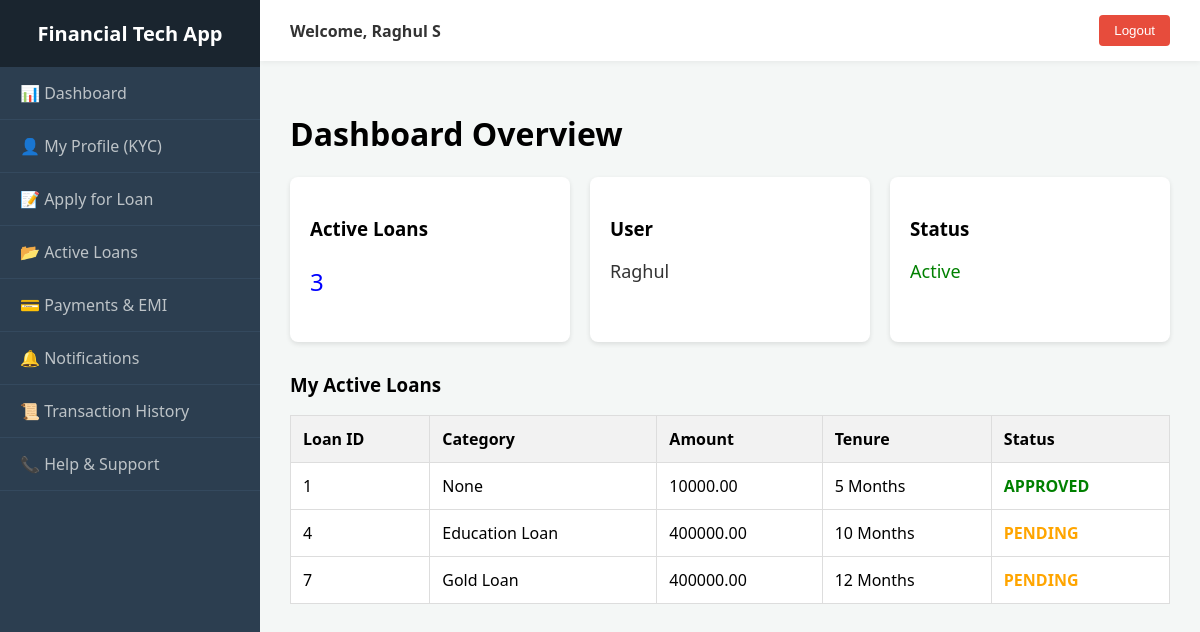
The page /dashboard/ (signed in) on the database its author committed.
### loans/models.py (models this page shows, shortened)
class Loan(models.Model):
    STATUS_CHOICES = (
        ('pending', 'Pending Approval'),
        ('approved', 'Active'),
        ('rejected', 'Rejected'),
        ('closed', 'Closed'),
    )
    borrower = models.ForeignKey(User, on_delete=models.CASCADE)
    category = models.ForeignKey(LoanCategory, on_delete=models.PROTECT, null=True)
    amount = models.DecimalField(max_digits=10, decimal_places=2)
    tenure_months = models.IntegerField()
    status = models.CharField(max_length=20, choices=STATUS_CHOICES, default='pending')
    applied_at = models.DateTimeField(auto_now_add=True)

class LoanCategory(models.Model):
    name = models.CharField(max_length=50)
    interest_rate = models.DecimalField(max_digits=5, decimal_places=2)
    max_amount = models.DecimalField(max_digits=12, decimal_places=2)
    def __str__(self):
        return self.name

### loans/views.py (the view)
# urls.py: path('dashboard/', views.dashboard, name='dashboard'),
@login_required
def dashboard(request):
    loans = Loan.objects.filter(borrower=request.user)
    return render(request, 'dashboard.html', {'loans': loans})

### templates/dashboard.html
{% extends 'base_dashboard.html' %}
{% block content %}
    <h1>Dashboard Overview</h1>
    <div style="display: flex; gap: 20px; margin-bottom: 30px;">
        <div style="background: white; padding: 20px; flex: 1; border-radius: 8px; box-shadow: 0 2px 5px rgba(0,0,0,0.1);">
            <h3>Active Loans</h3>
            <p style="font-size: 24px; color: blue;">{{ loans.count }}</p>
        </div>
        <div style="background: white; padding: 20px; flex: 1; border-radius: 8px; box-shadow: 0 2px 5px rgba(0,0,0,0.1);">
            <h3>User</h3>
            <p style="font-size: 18px; color: #333;">{{ user.username }}</p>
        </div>
        <div style="background: white; padding: 20px; flex: 1; border-radius: 8px; box-shadow: 0 2px 5px rgba(0,0,0,0.1);">
            <h3>Status</h3>
            <p style="font-size: 18px; color: green;">Active</p>
        </div>
    </div>
    <h3>My Active Loans</h3>
    {% if loans %}
        <table border="1" style="width: 100%; border-collapse: collapse; background: white; border-color: #ddd;">
            <thead>
                <tr style="background-color: #f2f2f2;">
                    <th style="padding: 12px; text-align: left;">Loan ID</th>
                    <th style="padding: 12px; text-align: left;">Category</th>
                    <th style="padding: 12px; text-align: left;">Amount</th>
                    <th style="padding: 12px; text-align: left;">Tenure</th>
                    <th style="padding: 12px; text-align: left;">Status</th>
                </tr>
            </thead>
            <tbody>
                {% for loan in loans %}
                <tr>
                    <td style="padding: 12px;">{{ loan.id }}</td>
                    <td style="padding: 12px;">{{ loan.category }}</td>
                    <td style="padding: 12px;">{{ loan.amount }}</td>
                    <td style="padding: 12px;">{{ loan.tenure_months }} Months</td>
                    <td style="padding: 12px;">
                        <span style="
                            {% if loan.status == 'approved' %}color:green; font-weight:bold;
                            {% elif loan.status == 'rejected' %}color:red; font-weight:bold;
                            {% else %}color:orange; font-weight:bold;{% endif %}
                        ">
                            {{ loan.status|upper }}
                        </span>
                    </td>
                </tr>
                {% endfor %}
            </tbody>
        </table>
    {% else %}
        <div style="padding: 20px; background: white; border-left: 5px solid orange;">
            <p>You have no active loans found.</p>
            <a href="{% url 'apply_loan' %}">Click here to Apply for a Loan</a>
        </div>
    {% endif %}
{% endblock %}

### templates/base_dashboard.html (shortened to what this page needs)
<!DOCTYPE html>
<html lang="en">
<head>
</head>
<body>
    <div class="sidebar">
        <div class="sidebar-header">Financial Tech App</div>
        <ul class="sidebar-menu">
            <li><a href="{% url 'dashboard' %}">📊 Dashboard</a></li>
            <li><a href="{% url 'profile' %}">👤 My Profile (KYC)</a></li>
            <li><a href="{% url 'apply_loan' %}">📝 Apply for Loan</a></li>
            <li><a href="{% url 'my_loans' %}">📂 Active Loans</a></li>
            <li><a href="{% url 'payments' %}">💳 Payments & EMI</a></li>
            <li><a href="{% url 'notifications' %}">🔔 Notifications</a></li>
            <li><a href="{% url 'history' %}">📜 Transaction History</a></li>
            <li><a href="{% url 'support' %}">📞 Help & Support</a></li>
        </ul>
    </div>
    <div class="main-content">
        <div class="top-bar">
            <div class="user-info">Welcome, {{ user.first_name }} {{ user.last_name }}</div>
            <form action="{% url 'logout' %}" method="post">
                <button type="submit" class="btn-logout">Logout</button>
            </form>
        </div>
        <div class="page-container">
            {% block content %}
            {% endblock %}
        </div>
    </div>
</body>
</html>

### templates/base_dashboard.html (style rules this page uses)
body { margin: 0; font-family: 'Segoe UI', sans-serif; background: #f4f7f6; display: flex; height: 100vh; overflow: hidden; }
.sidebar { width: 260px; background: #2c3e50; color: white; display: flex; flex-direction: column; flex-shrink: 0; }
.sidebar-header { padding: 20px; font-size: 20px; font-weight: bold; background: #1a252f; text-align: center; }
.sidebar-menu { list-style: none; padding: 0; margin: 0; flex-grow: 1; }
.sidebar-menu li { border-bottom: 1px solid #34495e; }
.sidebar-menu a { display: block; padding: 15px 20px; color: #bdc3c7; text-decoration: none; transition: 0.3s; }
.main-content { flex-grow: 1; display: flex; flex-direction: column; overflow-y: auto; }
.top-bar { background: white; padding: 15px 30px; display: flex; justify-content: space-between; align-items: center; box-shadow: 0 2px 5px rgba(0,0,0,0.05); }
.user-info { font-weight: bold; color: #333; }
.page-container { padding: 30px; }
.btn-logout { background: #e74c3c; color: white; border: none; padding: 8px 15px; border-radius: 4px; cursor: pointer; }

### rows shown on the page
Loan: id "1", category "None", amount "10000.00", tenure_months "5", status "APPROVED"
Loan: id "4", category "Education Loan", amount "400000.00", tenure_months "10", status "PENDING"
Loan: id "7", category "Gold Loan", amount "400000.00", tenure_months "12", status "PENDING"

### other values the page prints
{{ user.first_name }} "Raghul"
{{ user.last_name }} "S"
{{ loans.count }} "3"
{{ user.username }} "Raghul"
